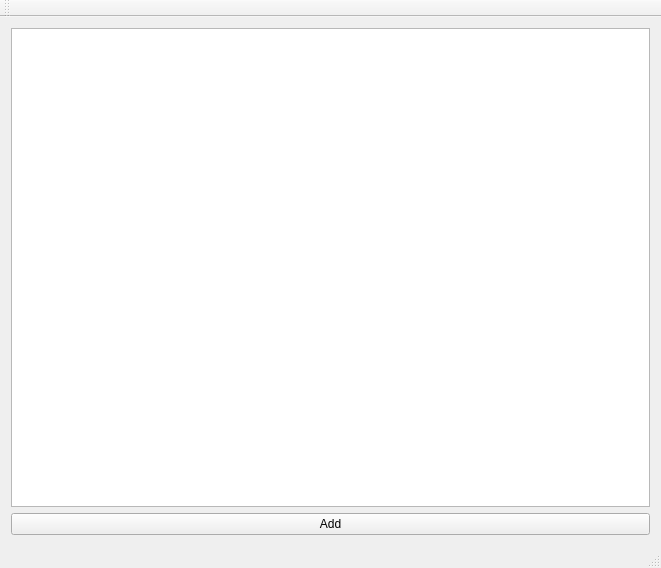
<?xml version="1.0" encoding="UTF-8"?>
<ui version="4.0">
 <class>MainWindow</class>
 <widget class="QMainWindow" name="MainWindow">
  <property name="geometry">
   <rect>
    <x>0</x>
    <y>0</y>
    <width>661</width>
    <height>568</height>
   </rect>
  </property>
  <property name="windowTitle">
   <string>MainWindow</string>
  </property>
  <widget class="QWidget" name="centralWidget">
   <layout class="QVBoxLayout" name="verticalLayout">
    <item>
     <widget class="QGraphicsView" name="graphicsView"/>
    </item>
    <item>
     <widget class="QPushButton" name="addButton">
      <property name="text">
       <string>Add</string>
      </property>
     </widget>
    </item>
   </layout>
  </widget>
  <widget class="QMenuBar" name="menuBar">
   <property name="geometry">
    <rect>
     <x>0</x>
     <y>0</y>
     <width>661</width>
     <height>22</height>
    </rect>
   </property>
  </widget>
  <widget class="QToolBar" name="mainToolBar">
   <attribute name="toolBarArea">
    <enum>TopToolBarArea</enum>
   </attribute>
   <attribute name="toolBarBreak">
    <bool>false</bool>
   </attribute>
  </widget>
  <widget class="QStatusBar" name="statusBar"/>
 </widget>
 <layoutdefault spacing="6" margin="11"/>
 <resources/>
 <connections/>
</ui>
